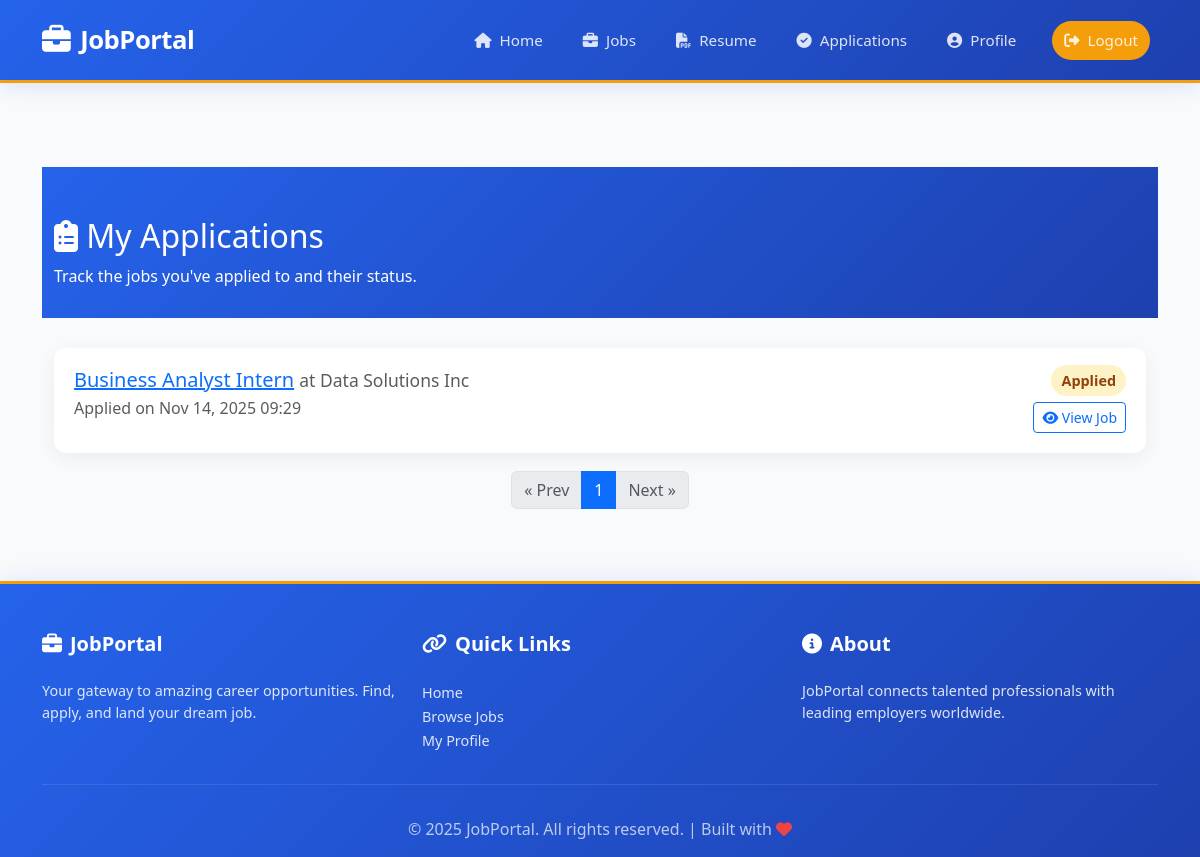
Page /jobs/applied/ (signed in) on the committed database.
### applicants/models.py (models this page shows, shortened)
class Applicant(models.Model):
    STATUS_CHOICES = (
        ('applied', 'Applied'),
        ('shortlisted', 'Shortlisted'),
        ('rejected', 'Rejected'),
        ('accepted', 'Accepted'),
    )
    job = models.ForeignKey(Job, on_delete=models.CASCADE, related_name='applicants')
    job_seeker = models.ForeignKey(CustomUser, on_delete=models.CASCADE, related_name='applications')
    status = models.CharField(max_length=20, choices=STATUS_CHOICES, default='applied')
    cover_letter = models.TextField(blank=True, null=True)
    applied_at = models.DateTimeField(auto_now_add=True)
    updated_at = models.DateTimeField(auto_now=True)
    class Meta:
        db_table = 'applicants_applicant'
        unique_together = ('job', 'job_seeker')
        ordering = ['-applied_at']

### jobs/models.py (models this page shows, shortened)
class Job(models.Model):
    STATUS_CHOICES = (
        ('pending', 'Pending Approval'),
        ('approved', 'Approved'),
        ('rejected', 'Rejected'),
    )
    JOB_TYPE_CHOICES = (
        ('full_time', 'Full Time'),
        ('part_time', 'Part Time'),
        ('contract', 'Contract'),
        ('internship', 'Internship'),
    )
    company = models.ForeignKey(Company, on_delete=models.CASCADE, related_name='jobs')
    title = models.CharField(max_length=200)
    description = models.TextField()
    category = models.CharField(max_length=100)
    location = models.CharField(max_length=200)
    job_type = models.CharField(max_length=20, choices=JOB_TYPE_CHOICES)
    salary_min = models.IntegerField(blank=True, null=True)
    salary_max = models.IntegerField(blank=True, null=True)
    status = models.CharField(max_length=20, choices=STATUS_CHOICES, default='pending')
    created_at = models.DateTimeField(auto_now_add=True)
    updated_at = models.DateTimeField(auto_now=True)
    class Meta:
        db_table = 'jobs_job'
        ordering = ['-created_at']

### companies/models.py (models this page shows, shortened)
class Company(models.Model):
    owner = models.OneToOneField(CustomUser, on_delete=models.CASCADE, related_name='company')
    company_name = models.CharField(max_length=200)
    description = models.TextField()
    location = models.CharField(max_length=200)
    website = models.URLField(blank=True, null=True)
    logo = models.ImageField(upload_to='company_logos/', blank=True, null=True)
    established_year = models.IntegerField(blank=True, null=True)
    created_at = models.DateTimeField(auto_now_add=True)
    updated_at = models.DateTimeField(auto_now=True)
    class Meta:
        db_table = 'companies_company'
        verbose_name_plural = 'Companies'

### jobs/views.py (the view)
# urls.py: path('applied/', applied_jobs_view, name='applied_jobs'),
@login_required
def applied_jobs_view(request):
    if request.user.role != 'job_seeker':
        return redirect('home')
    applications = Applicant.objects.filter(job_seeker=request.user).select_related('job')
    paginator = Paginator(applications, 10)
    page_number = request.GET.get('page')
    page_obj = paginator.get_page(page_number)
    return render(request, 'jobs/applied_jobs.html', {'page_obj': page_obj})

### templates/jobs/applied_jobs.html (shortened to what this page needs)
{% extends 'base.html' %}
{% load static %}
{% block content %}
<div class="page-header-small">
  <div class="container">
    <h2><i class="fas fa-clipboard-list"></i> My Applications</h2>
    <p class="mb-0">Track the jobs you've applied to and their status.</p>
  </div>
</div>
<div class="container mb-5">
  {% if page_obj and page_obj.object_list %}
    {% for application in page_obj.object_list %}
      <div class="application-card">
        <div class="d-flex justify-content-between align-items-start">
          <div>
            <h5 class="mb-1"><a href="{% url 'jobs:job_detail' application.job.id %}">{{ application.job.title }}</a> <small class="text-muted">at {{ application.job.company.company_name }}</small></h5>
            <p class="mb-1 text-muted">Applied on {{ application.applied_at|date:"M d, Y H:i" }}</p>
          </div>
          <div class="text-end">
            <span class="status-badge {% if application.status == 'applied' %}status-applied{% elif application.status == 'shortlisted' %}status-shortlisted{% elif application.status == 'accepted' %}status-accepted{% else %}status-rejected{% endif %}">{{ application.get_status_display }}</span>
            <div style="margin-top:10px">
              <a class="btn btn-sm btn-outline-primary" href="{% url 'jobs:job_detail' application.job.id %}"><i class="fas fa-eye"></i> View Job</a>
            </div>
          </div>
        </div>
      </div>
    {% endfor %}
    <nav aria-label="Page navigation">
      <ul class="pagination justify-content-center">
        {% if page_obj.has_previous %}
          <li class="page-item"><a class="page-link" href="?page={{ page_obj.previous_page_number }}">&laquo; Prev</a></li>
        {% else %}
          <li class="page-item disabled"><span class="page-link">&laquo; Prev</span></li>
        {% endif %}
        {% for num in page_obj.paginator.page_range %}
          {% if num == page_obj.number %}
            <li class="page-item active"><span class="page-link">{{ num }}</span></li>
          {% elif num > page_obj.number|add:-3 and num < page_obj.number|add:3 %}
            <li class="page-item"><a class="page-link" href="?page={{ num }}">{{ num }}</a></li>
          {% endif %}
        {% endfor %}
        {% if page_obj.has_next %}
          <li class="page-item"><a class="page-link" href="?page={{ page_obj.next_page_number }}">Next &raquo;</a></li>
        {% else %}
          <li class="page-item disabled"><span class="page-link">Next &raquo;</span></li>
        {% endif %}
      </ul>
    </nav>
  {% endif %}
</div>
{% endblock %}

### job1-1/static/css/style.css (style rules this page uses)
body { font-family: Arial, sans-serif; margin: 0; padding: 0; background-color: #f8f9fa; }
.container { margin-top: 20px; }
.pagination { justify-content: center; }

### templates/base.html (style rules this page uses)
:root { --primary: #2563eb; --primary-dark: #1e40af; --accent: #f59e0b; --success: #10b981; --danger: #ef4444; --warning: #f59e0b; --info: #06b6d4; --light: #f9fafb; --dark: #1f2937; --muted: #6b7280; --border: #e5e7eb; }
* { margin: 0; padding: 0; box-sizing: border-box; }
html, body { height: 100%; min-height: 100vh; }
body { font-family: 'Segoe UI', -apple-system, BlinkMacSystemFont, 'Helvetica Neue', sans-serif; color: var(--dark); background-color: var(--light); display: flex; flex-direction: column; }

### templates/jobs/applied_jobs.html (style rules this page uses)
.page-header-small { background: linear-gradient(135deg, #2563eb 0%, #1e40af 100%); color: white; padding: 30px 0; margin-top: 60px; margin-bottom: 30px; }
.application-card { background: white; border-radius: 12px; padding: 20px; box-shadow: 0 5px 20px rgba(0,0,0,0.06); margin-bottom: 18px; }
.status-badge { padding: 6px 10px; border-radius: 16px; font-weight: 600; font-size: 0.9rem; }
.status-applied { background:#fef3c7; color:#92400e; }

### rows in the picture
Applicant: job "Business Analyst Intern", job.company.company_name "Data Solutions Inc", applied_at "Nov 14, 2025 09:29", status "Applied"

### other values in the picture
{{ num }} "1"
